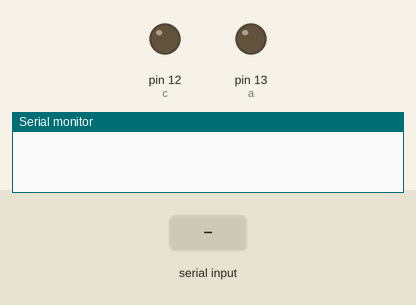
Recording of a sketch running on a simulated Arduino Uno, built with avr-gcc and run on an emulated ATmega328P. Parts: output pins drawn as LEDs (lit = HIGH), the last lines printed to the serial monitor. The inputs (shaded band) are chosen by the test bench.

Above: at 1.2 s.
1.3 s: "r" received over Serial
At 2.3 s:
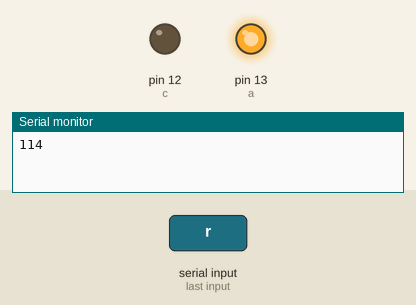
2.8 s: "t" received over Serial
At 3.5 s:
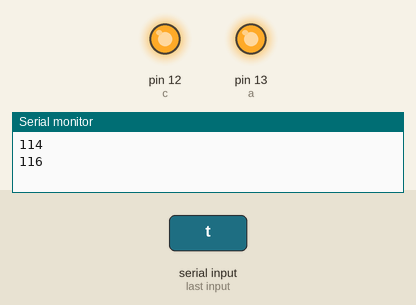
4.3 s: "s" received over Serial
At 4.6 s:
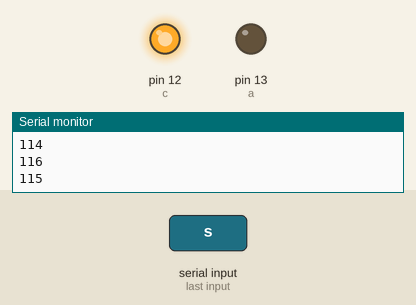
5.8 s: "u" received over Serial
At 6.9 s:
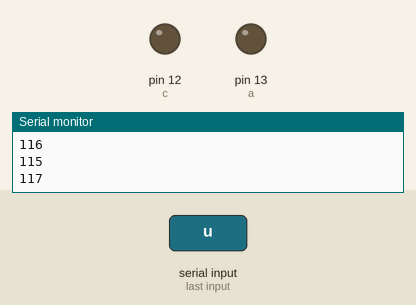
Timing chart, 0 to 8.3 s (numbered marks = the images above; inputs shaded):
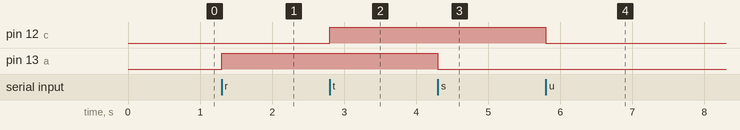

Measured:
- after the input at 1.3 s, pin 13 (a): LOW → HIGH at once
- after the input at 2.8 s, pin 12 (c): LOW → HIGH at once
- after the input at 4.3 s, pin 13 (a): HIGH → LOW at once
- after the input at 5.8 s, pin 12 (c): HIGH → LOW at once

The sketch:

lecture_serial.ino
```cpp
int a=13; //braché ampoule
int c=12; //braché prise
int b;
void setup(){
  pinMode(a, OUTPUT);
  pinMode(c, OUTPUT);
  Serial.begin(9600);
}
void loop(){
  if(Serial.available()>0){
      b = Serial.read();
      Serial.println(b);
      if(b=='r'){
        digitalWrite(a, HIGH);
      }
      if(b=='s'){
        digitalWrite(a, LOW);
      }
       if(b=='t'){
        digitalWrite(c, HIGH);
      }
      if(b=='u'){
        digitalWrite(c, LOW);
      }
  }
}
```
